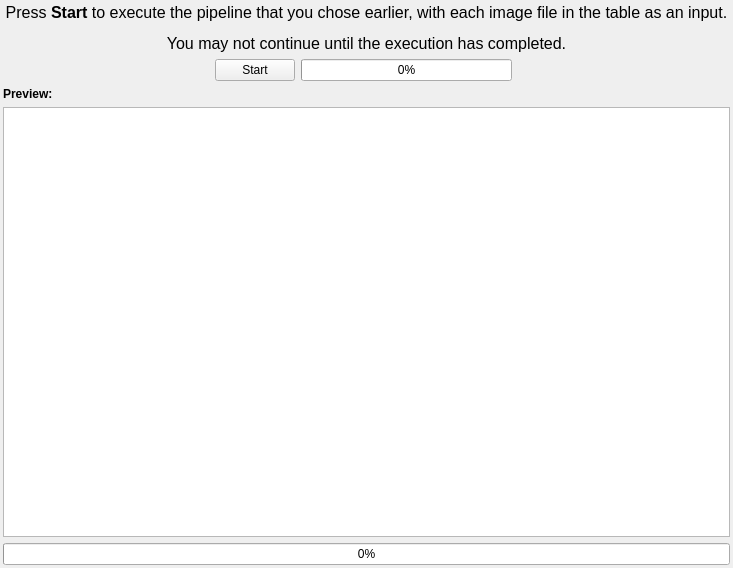
<?xml version="1.0" encoding="UTF-8"?>
<ui version="4.0">
 <class>D3DProcessingPage</class>
 <widget class="QWizardPage" name="D3DProcessingPage">
  <property name="geometry">
   <rect>
    <x>0</x>
    <y>0</y>
    <width>733</width>
    <height>568</height>
   </rect>
  </property>
  <property name="windowTitle">
   <string>WizardPage</string>
  </property>
  <layout class="QVBoxLayout" name="verticalLayout">
   <property name="leftMargin">
    <number>3</number>
   </property>
   <property name="topMargin">
    <number>3</number>
   </property>
   <property name="rightMargin">
    <number>3</number>
   </property>
   <property name="bottomMargin">
    <number>3</number>
   </property>
   <item>
    <widget class="QLabel" name="label">
     <property name="text">
      <string>&lt;html&gt;&lt;head/&gt;&lt;body&gt;&lt;p&gt;&lt;span style=&quot; font-size:12pt;&quot;&gt;Press &lt;/span&gt;&lt;span style=&quot; font-size:12pt; font-weight:600;&quot;&gt;Start&lt;/span&gt;&lt;span style=&quot; font-size:12pt;&quot;&gt; to execute the pipeline that you chose earlier, with each image file in the table as an input.&lt;/span&gt;&lt;/p&gt;&lt;p&gt;&lt;span style=&quot; font-size:12pt;&quot;&gt;You may not continue until the execution has completed.&lt;/span&gt;&lt;/p&gt;&lt;/body&gt;&lt;/html&gt;</string>
     </property>
     <property name="alignment">
      <set>Qt::AlignCenter</set>
     </property>
    </widget>
   </item>
   <item>
    <layout class="QHBoxLayout" name="horizontalLayout">
     <property name="topMargin">
      <number>0</number>
     </property>
     <item>
      <spacer name="horizontalSpacer">
       <property name="orientation">
        <enum>Qt::Horizontal</enum>
       </property>
       <property name="sizeHint" stdset="0">
        <size>
         <width>40</width>
         <height>20</height>
        </size>
       </property>
      </spacer>
     </item>
     <item>
      <widget class="QPushButton" name="startBtn">
       <property name="text">
        <string>Start</string>
       </property>
      </widget>
     </item>
     <item>
      <widget class="QProgressBar" name="executionProgress">
       <property name="value">
        <number>0</number>
       </property>
      </widget>
     </item>
     <item>
      <widget class="QLabel" name="executionStatus">
       <property name="sizePolicy">
        <sizepolicy hsizetype="Expanding" vsizetype="Preferred">
         <horstretch>0</horstretch>
         <verstretch>0</verstretch>
        </sizepolicy>
       </property>
       <property name="text">
        <string/>
       </property>
      </widget>
     </item>
    </layout>
   </item>
   <item>
    <widget class="QLabel" name="label_8">
     <property name="text">
      <string>&lt;html&gt;&lt;head/&gt;&lt;body&gt;&lt;p&gt;&lt;span style=&quot; font-weight:600;&quot;&gt;Preview:&lt;/span&gt;&lt;/p&gt;&lt;/body&gt;&lt;/html&gt;</string>
     </property>
    </widget>
   </item>
   <item>
    <widget class="QTableView" name="tableView">
     <property name="minimumSize">
      <size>
       <width>0</width>
       <height>192</height>
      </size>
     </property>
    </widget>
   </item>
   <item>
    <widget class="QProgressBar" name="progressBar">
     <property name="value">
      <number>0</number>
     </property>
    </widget>
   </item>
  </layout>
 </widget>
 <resources/>
 <connections/>
</ui>
